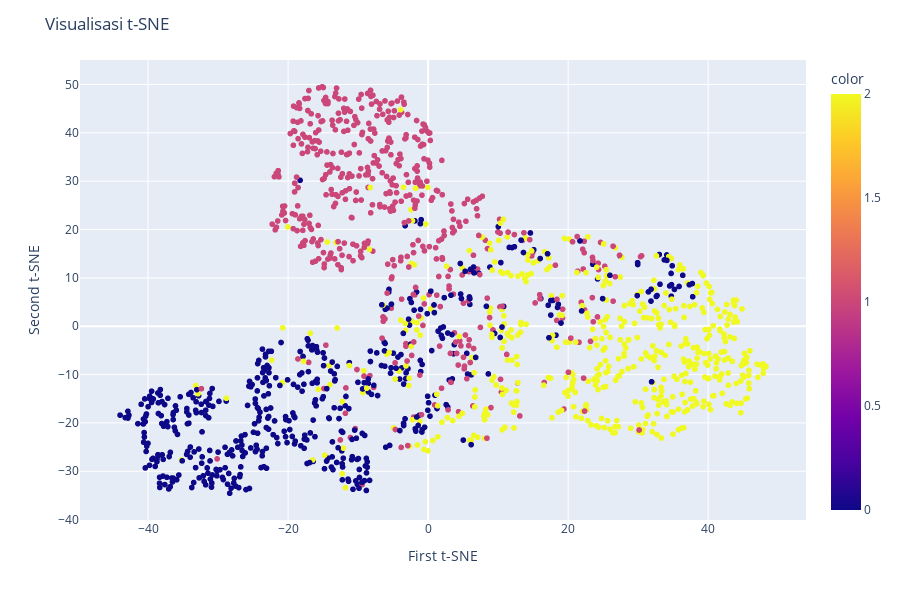

Notebook source saved alongside this figure:
### Code cell
fig = px.scatter(x=X_tsne[:, 0], y=X_tsne[:, 1], color=y)
fig.update_layout(
    title="Visualisasi t-SNE",
    xaxis_title="First t-SNE",
    yaxis_title="Second t-SNE",
    width=900,
    height=600,
)
fig.show()

### Figure 1 — Plotly figure (JSON) as saved in the notebook; plotly's stock layout.template omitted (floating-point values rounded to 4 significant figures; data arrays with more than 128 entries replaced by an {"elided": "..."} marker saying what was removed)
{"data": [{"hovertemplate": "x=%{x}<br>y=%{y}<br>color=%{marker.color}<extra></extra>", "legendgroup": "", "marker": {"color": {"elided": "1500 int values"}, "coloraxis": "coloraxis", "symbol": "circle"}, "mode": "markers", "name": "", "showlegend": false, "type": "scattergl", "x": {"elided": "1500 float values"}, "xaxis": "x", "y": {"elided": "1500 float values"}, "yaxis": "y"}], "layout": {"coloraxis": {"colorbar": {"title": {"text": "color"}}, "colorscale": [[0, "#0d0887"], [0.1111, "#46039f"], [0.2222, "#7201a8"], [0.3333, "#9c179e"], [0.4444, "#bd3786"], [0.5556, "#d8576b"], [0.6667, "#ed7953"], [0.7778, "#fb9f3a"], [0.8889, "#fdca26"], [1, "#f0f921"]]}, "height": 600, "legend": {"tracegroupgap": 0}, "margin": {"t": 60}, "title": {"text": "Visualisasi t-SNE"}, "width": 900, "xaxis": {"anchor": "y", "domain": [0, 1], "title": {"text": "First t-SNE"}}, "yaxis": {"anchor": "x", "domain": [0, 1], "title": {"text": "Second t-SNE"}}}}
